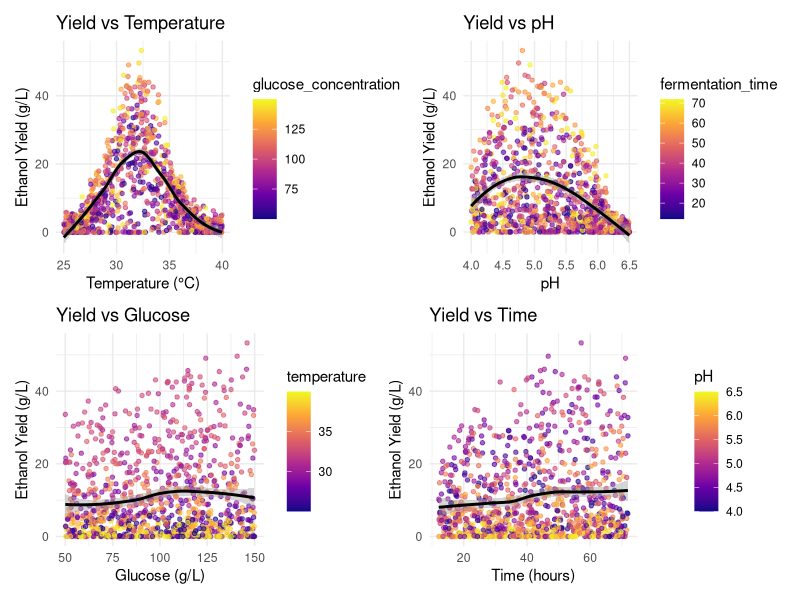
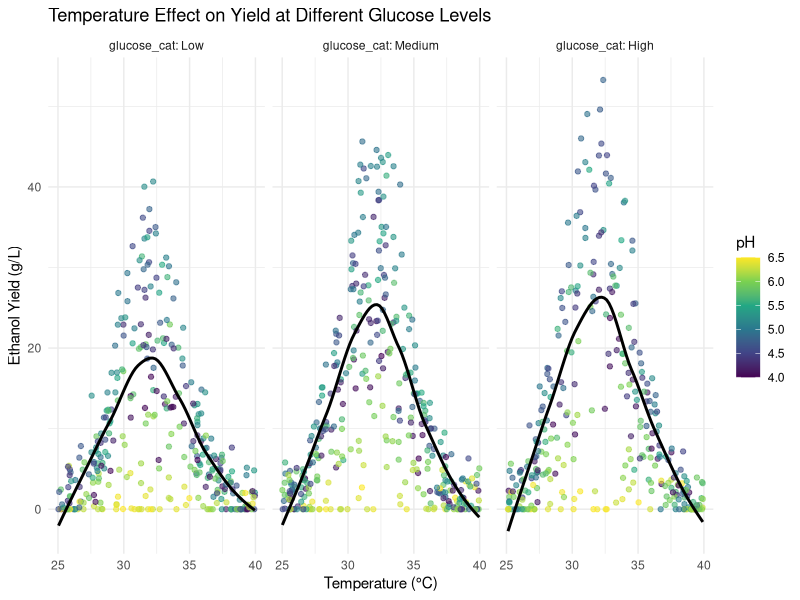
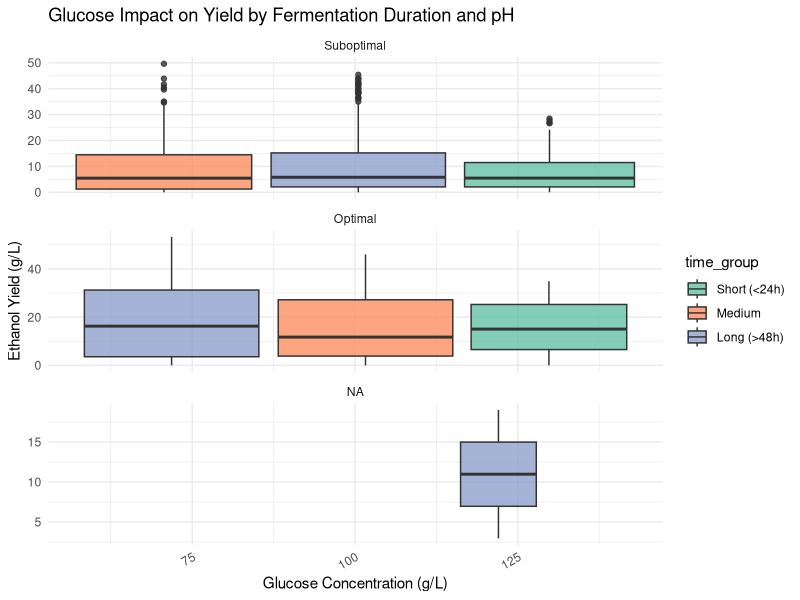
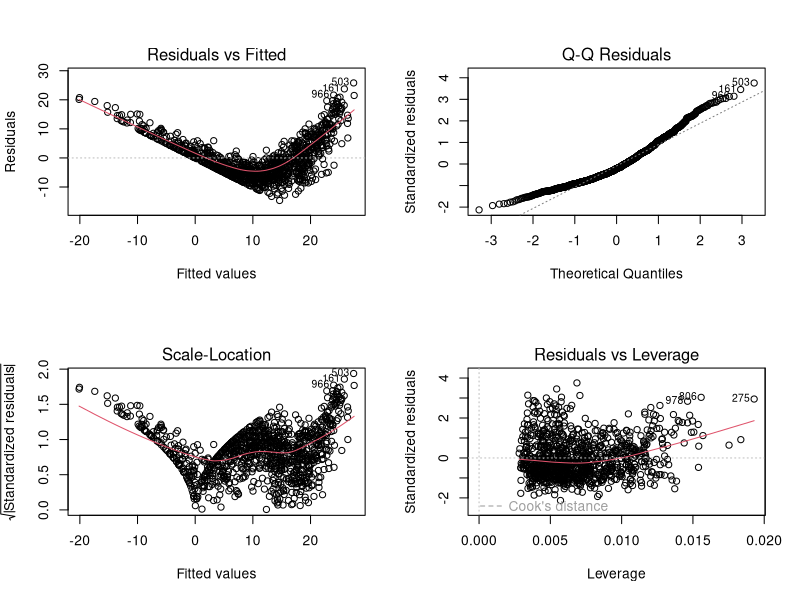
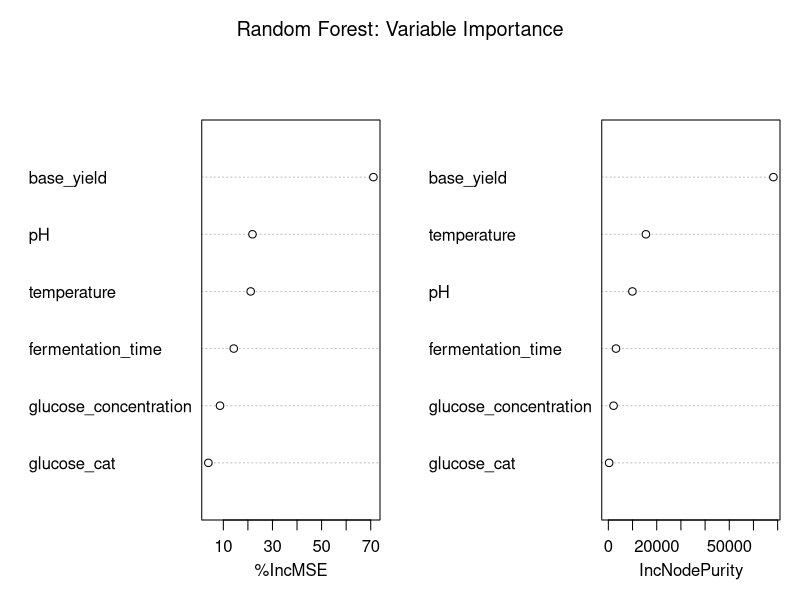

The R script that drew these images, in order:
## ---- chunk 1
#| echo: true

# Load required libraries
library(tidyverse)
library(patchwork)
library(caret)
library(randomForest)
library(broom)
library(viridis)
## ---- chunk 2
#| echo: true
set.seed(11) # for reproducibility
n <- 1000 # number of samples

# Simulate process variables
fermentation_data <- tibble(
  temperature = runif(n, 25, 40),           # °C
  pH = runif(n, 4.0, 6.5),                  # acidic range for yeast
  glucose_concentration = runif(n, 50, 150), # g/L
  fermentation_time = runif(n, 12, 72)       # hours
) %>%
  mutate(
    # Temperature effect: Gaussian peak at 32°C
    temp_effect = dnorm(temperature, mean = 32, sd = 2.5) / dnorm(32, 32, 2.5),
    
    # pH effect: quadratic penalty from deviation from 5.0
    ph_effect = pmax(0, 1 - 0.6 * (pH - 5.0)^2),
    
    # Glucose effect: substrate saturation (Michaelis-Menten)
    glucose_effect = glucose_concentration / (80 + glucose_concentration),
    
    # Time effect: exponential approach to maximum (first-order kinetics)
    time_effect = 1 - exp(-fermentation_time / 24),
    
    # Combine with theoretical max yield (~90 g/L under ideal conditions)
    base_yield = 90 * temp_effect * ph_effect * glucose_effect * time_effect,
    
    # Add biological and measurement noise
    ethanol_yield = base_yield + rnorm(n, mean = 0, sd = 2.5),
    
    # Ensure non-negative values
    ethanol_yield = pmax(ethanol_yield, 0)
  ) %>%
  dplyr::select(-contains("effect")) %>%  # Clean up
  round(2)

# Display first few rows
head(fermentation_data)
## ---- chunk 3
# Helper function for consistent plotting
plot_effect <- function(data, x_var, color_var, title, x_label) {
  data %>%
    ggplot(aes(x = !!sym(x_var), y = ethanol_yield, color = !!sym(color_var))) +
    geom_point(alpha = 0.6, size = 1.2) +
    geom_smooth(method = "loess", se = TRUE, span = 0.7, color = "black", lwd = 1) +
    scale_color_viridis_c(option = "plasma") +
    theme_minimal() +
    labs(
      title = title,
      x = x_label,
      y = "Ethanol Yield (g/L)",
      color = color_var
    )
}

p_temp <- plot_effect(fermentation_data, "temperature", "glucose_concentration", 
                      "Yield vs Temperature", "Temperature (°C)")

p_ph <- plot_effect(fermentation_data, "pH", "fermentation_time", 
                    "Yield vs pH", "pH")

p_glucose <- plot_effect(fermentation_data, "glucose_concentration", "temperature", 
                         "Yield vs Glucose", "Glucose (g/L)")

p_time <- plot_effect(fermentation_data, "fermentation_time", "pH", 
                      "Yield vs Time", "Time (hours)")

# Arrange plots
(p_temp + p_ph) / (p_glucose + p_time)
## ---- chunk 4
# Categorize glucose into low/medium/high
fermentation_data <- fermentation_data %>%
  mutate(glucose_cat = cut(glucose_concentration, 
                           breaks = 3, 
                           labels = c("Low", "Medium", "High")))

ggplot(fermentation_data, aes(x = temperature, y = ethanol_yield, color = pH)) +
  geom_point(alpha = 0.6) +
  geom_smooth(method = "loess", se = FALSE, color = "black") +
  facet_wrap(~ glucose_cat, labeller = label_both) +
  scale_color_viridis_c() +
  labs(title = "Temperature Effect on Yield at Different Glucose Levels",
       x = "Temperature (°C)", y = "Ethanol Yield (g/L)") +
  theme_minimal()
## ---- chunk 5
fermentation_data %>%
  mutate(
    time_group = cut(fermentation_time, 
                     breaks = c(12, 24, 48, 72), 
                     labels = c("Short (<24h)", "Medium", "Long (>48h)")),
    pH_group = cut(pH, breaks = c(4, 4.8, 5.2, 6.5), 
                   labels = c("Suboptimal", "Optimal", "Suboptimal"))
  ) %>%
  ggplot(aes(x = glucose_concentration, y = ethanol_yield, fill = time_group)) +
  geom_boxplot(alpha = 0.8) +
  facet_wrap(~ pH_group, ncol = 1, scales = "free_y") +
  scale_fill_brewer(palette = "Set2", type = "qual") +
  labs(title = "Glucose Impact on Yield by Fermentation Duration and pH",
       x = "Glucose Concentration (g/L)", 
       y = "Ethanol Yield (g/L)") +
  theme_minimal() +
  theme(axis.text.x = element_text(angle = 30, hjust = 1))
## ---- chunk 6
lm_model <- lm(
  ethanol_yield ~ 
    temperature + I(temperature^2) +
    pH + I(pH^2) +
    glucose_concentration +
    fermentation_time,
  data = fermentation_data
)

# Model summary
summary(lm_model)
## ---- chunk 7
tidy(lm_model) %>%
  filter(term != "(Intercept)") %>%
  arrange(desc(abs(estimate))) %>%
  rename(`Term` = term, `Estimate` = estimate, `Std. Error` = std.error,
         `t value` = statistic, `Pr(>|t|)` = p.value) %>%
  mutate(
    `Biological Interpretation` = case_when(
      str_detect(Term, "temperature") ~ 
        if_else(str_detect(Term, "I\\(temperature\\^2\\)"), 
                "Negative curvature: optimal temperature exists", 
                "Positive linear trend near optimum"),
      str_detect(Term, "pH") ~ 
        if_else(str_detect(Term, "I\\(pH\\^2\\)"), 
                "Negative curvature: optimal pH exists", 
                "Positive linear trend near optimum"),
      Term == "glucose_concentration" ~ "Higher substrate → higher yield (saturating)",
      Term == "fermentation_time" ~ "Longer time → higher yield (diminishing returns)",
      TRUE ~ "N/A"
    )
  ) %>%
  dplyr::select(Term, Estimate, `Std. Error`, `t value`, `Pr(>|t|)`, `Biological Interpretation`) %>%
  knitr::kable(digits = 4, caption = "Regression Coefficients and Biological Meaning")
## ---- chunk 8
par(mfrow = c(2, 2))
plot(lm_model, which = c(1, 2, 3, 5))
par(mfrow = c(1, 1))
## ---- chunk 9
# Extract coefficients
beta_temp_lin <- coef(lm_model)["temperature"]
beta_temp_quad <- coef(lm_model)["I(temperature^2)"]
opt_temp <- -beta_temp_lin / (2 * beta_temp_quad)

beta_ph_lin <- coef(lm_model)["pH"]
beta_ph_quad <- coef(lm_model)["I(pH^2)"]
opt_pH <- -beta_ph_lin / (2 * beta_ph_quad)

# Print results
cat("Optimal Temperature: ", round(opt_temp, 1), "°C\n")
cat("Optimal pH: ", round(opt_pH, 2), "\n")
cat("Recommended Glucose: 120–140 g/L (balance yield vs inhibition)\n")
cat("Recommended Time: ≥48 hours (near saturation)\n")
## ---- chunk 10
set.seed(11)
train_index <- createDataPartition(fermentation_data$ethanol_yield, p = 0.8, list = FALSE)
train_data <- fermentation_data[train_index, ]
test_data <- fermentation_data[-train_index, ]

rf_model <- randomForest(
  ethanol_yield ~ ., 
  data = train_data, 
  ntree = 500, 
  mtry = 2, 
  importance = TRUE
)

# Variable importance plot
varImpPlot(rf_model, main = "Random Forest: Variable Importance")
## ---- chunk 11
# Predictions
pred_lm <- predict(lm_model, newdata = test_data)
pred_rf <- predict(rf_model, newdata = test_data)

# Performance metrics
results <- data.frame(
  Model = c("Linear Regression", "Random Forest"),
  RMSE = c(RMSE(pred_lm, test_data$ethanol_yield),
           RMSE(pred_rf, test_data$ethanol_yield)),
  R2 = c(R2(pred_lm, test_data$ethanol_yield),
         R2(pred_rf, test_data$ethanol_yield)),
  MAE = c(MAE(pred_lm, test_data$ethanol_yield),
          MAE(pred_rf, test_data$ethanol_yield))
)

# Display as table
results %>%
  knitr::kable(digits = 3, caption = "Model Performance on Test Set")
